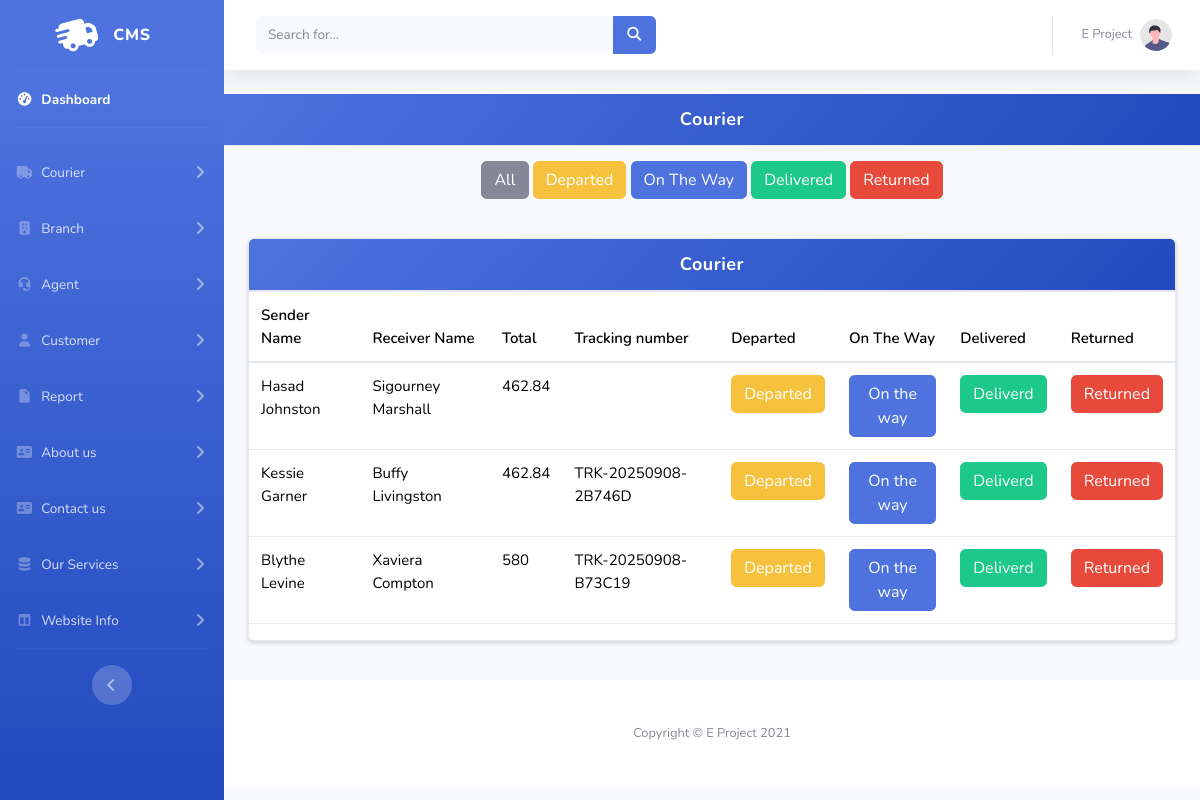
/Admin/ShowCourier.php (signed in), run on an earlier commit of the app's database.
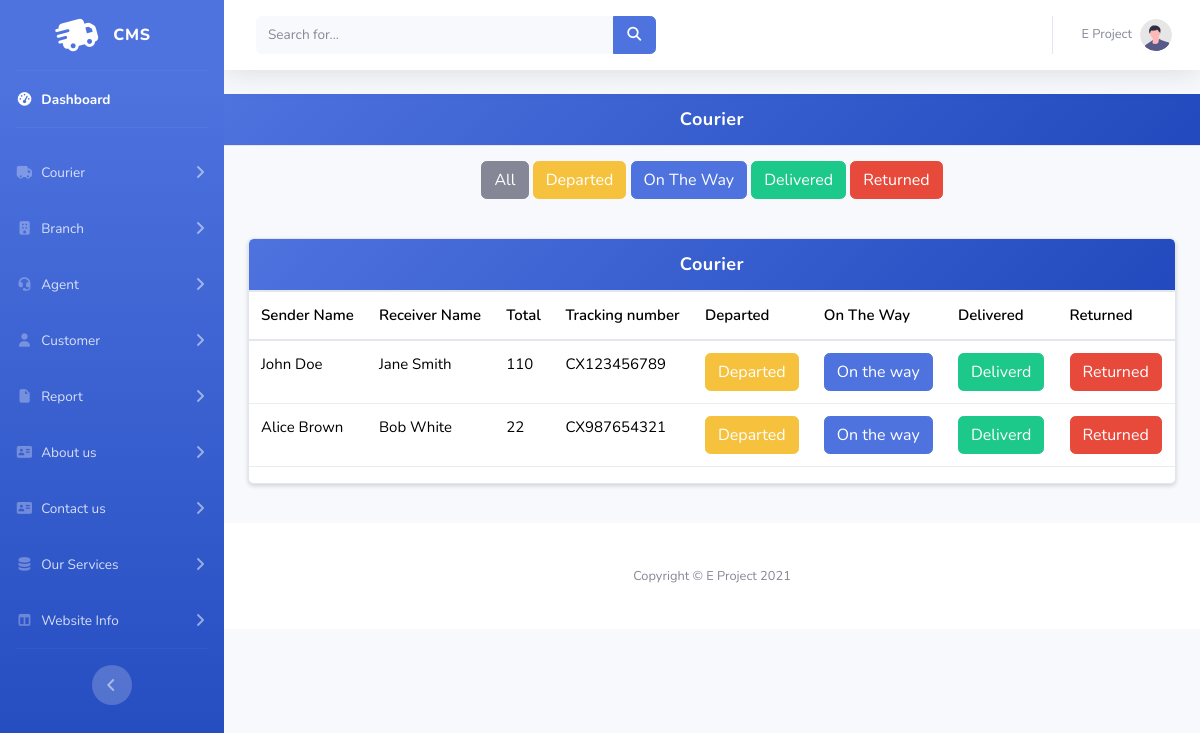
And on a later commit of the database.
### tables this page shows
CREATE TABLE `addcourier` (
  `id` int(11) NOT NULL,
  `sender-name` varchar(100) NOT NULL,
  `sender-email` varchar(100) NOT NULL,
  `sender-phone` varchar(50) NOT NULL,
  `sender-address` varchar(500) NOT NULL,
  `receiver-name` varchar(50) NOT NULL,
  `receiver-email` varchar(50) NOT NULL,
  `receiver-phone` varchar(50) NOT NULL,
  `receiver-address` varchar(500) NOT NULL,
  `parcel-info` varchar(500) NOT NULL,
  `weight` decimal(10,0) NOT NULL,
  `time-record` varchar(11) NOT NULL DEFAULT current_timestamp(),
  `price` int(11) NOT NULL,
  `tax` float NOT NULL,
  `total` float NOT NULL,
  `trackingno` varchar(50) NOT NULL,
  `service-id` int(11) NOT NULL,
  `branch` int(11) NOT NULL,
  `status` varchar(50) NOT NULL DEFAULT 'pending'
);

### Admin/ShowCourier.php (the view, shortened to what this page needs)
<!DOCTYPE html>
<html lang="en">
<head>
</head>
<body>
    <?php
    include_once("navbar.php")
    ?>
    <div class="card-header">
    Courier
</div>
<div style="text-align:center; margin:15px 0;">
    <button class="btn btn-secondary" onclick="filterTable('all')">All</button>
    <button class="btn btn-warning" onclick="filterTable('Departed')">Departed</button>
    <button class="btn btn-primary" onclick="filterTable('On The Way')">On The Way</button>
    <button class="btn btn-success" onclick="filterTable('Delivered')">Delivered</button>
    <button class="btn btn-danger" onclick="filterTable('Returned')">Returned</button>
</div>
<div class="container my-4">
    <div class="card shadow-sm">
        <div class="card-header">
            Courier
        </div>
        <div class="table-responsive">
            <table class="table table-hover align-middle"  id="a">
                <thead>
                    <tr>
                        <th>Sender Name</th>
                        <th>Receiver Name</th>
                        <th>Total</th>
                        <th>Tracking number</th>
                        <th>Departed</th>
                        <th>On The Way</th>
                        <th>Delivered</th>
                        <th>Returned</th>
                    </tr>
                </thead>
                <tbody>
                    <?php
                    $run = mysqli_query($conn, "SELECT * FROM addcourier");
                    if ($run && mysqli_num_rows($run) > 0) {
                        while ($row = mysqli_fetch_array($run)) {
                            ?>
                                <tr data-status="<?php echo $row['status']; ?>">
                                <td><?php echo $row[1]; ?></td>
                                <td><?php echo $row[5]; ?></td>
                                <td><?php echo $row[14]; ?></td>
                                <td><?php echo $row[15]; ?></td>
                                <td><a href="departed.php?id=<?php echo $row['id']; ?>" class="btn btn-warning">Departed</a></td>
                                <td><a href="On the way.php?id=<?php echo $row['id']; ?>" class="btn btn-primary">On the way</a></td>
                                <td><a href="Deliverd.php?id=<?php echo $row['id']; ?>" class="btn btn-success">Deliverd</a></td>
                                <td><a href="Returned.php?id=<?php echo $row['id']; ?>" class="btn btn-danger">Returned</a></td>
                            </tr>
                            <?php
                        }
                    } else {
                        echo '<tr><td colspan="6" class="no-data">No data found</td></tr>';
                    }
                    ?>
</div>
        </div>
    </div>
<?php
    include_once("footer.php")
    ?>
</body>
</html>

### Admin/navbar.php (shortened to what this page needs)
<!DOCTYPE html>
<html lang="en">
<head>
        <link rel="stylesheet" href="https://cdnjs.cloudflare.com/ajax/libs/font-awesome/7.0.0/css/all.min.css" />
        <link href="https://cdn.jsdelivr.net/npm/bootstrap@5.3.7/dist/css/bootstrap.min.css" rel="stylesheet">
    <link href="css/sb-admin-2.min.css" rel="stylesheet">
    <link rel="stylesheet" href="https://cdn.datatables.net/2.3.3/css/dataTables.dataTables.css" />
</head>
<body>
<div id="wrapper">
<ul class="navbar-nav bg-gradient-primary sidebar sidebar-dark accordion" id="accordionSidebar">
    <a class="sidebar-brand d-flex align-items-center justify-content-center" href="index.php">
        <div class="sidebar-brand-icon rotate-n-15">
        <i class="fa-solid fa-truck-fast"></i>
        </div>
        <div class="sidebar-brand-text mx-3">CMS</div>
    </a>
    <hr class="sidebar-divider my-0">
    <li class="nav-item active">
        <a class="nav-link" href="index.php">
            <i class="fas fa-fw fa-tachometer-alt"></i>
            <span>Dashboard</span></a>
    </li>
    <hr class="sidebar-divider">
    <li class="nav-item">
        <a class="nav-link collapsed" href="#" data-toggle="collapse" data-target="#collapseTwo"
            aria-expanded="true" aria-controls="collapseTwo">
            <i class="fa-solid fa-truck"></i>
            <span>Courier</span>
        </a>
    </li>
    <li class="nav-item">
        <a class="nav-link collapsed" href="#" data-toggle="collapse" data-target="#collapseTwo0"
            aria-expanded="true" aria-controls="collapseTwo">
            <i class="fa-solid fa-building"></i>
            <span>Branch</span>
        </a>
    </li>
    <li class="nav-item">
        <a class="nav-link collapsed" href="#" data-toggle="collapse" data-target="#collapseTwo1"
            aria-expanded="true" aria-controls="collapseTwo">
            <i class="fa-solid fa-headset"></i>
            <span>Agent</span>
        </a>
    </li>
    <li class="nav-item">
        <a class="nav-link collapsed" href="#" data-toggle="collapse" data-target="#collapseTwo2"
            aria-expanded="true" aria-controls="collapseTwo">
            <i class="fa-solid fa-user"></i>
            <span>Customer</span>
        </a>
    </li>
    <li class="nav-item">
        <a class="nav-link collapsed" href="#" data-toggle="collapse" data-target="#collapseTwo3"
            aria-expanded="true" aria-controls="collapseTwo">
            <i class="fa-solid fa-file"></i>
            <span>Report</span>
        </a>
    </li>
    <li class="nav-item">
        <a class="nav-link collapsed" href="#" data-toggle="collapse" data-target="#collapseTwo4"
            aria-expanded="true" aria-controls="collapseTwo">
            <i class="fa-solid fa-address-card"></i>
            <span>About us</span>
        </a>
    </li>
    <li class="nav-item">
    <a class="nav-link collapsed" href="#collapseTwoContact" data-toggle="collapse" data-target="#collapseTwoContact" aria-expanded="true" aria-controls="collapseTwoContact">
        <i class="fa-solid fa-address-card"></i>
        <span>Contact us</span>
    </a>
</li>
    <li class="nav-item">
        <a class="nav-link collapsed" href="#" data-toggle="collapse" data-target="#collapseTwo5"
            aria-expanded="true" aria-controls="collapseTwo">
            <i class="fa-solid fa-database"></i>
            <span>Our Services</span>
        </a>
    </li>
    <li class="nav-item">
        <a class="nav-link collapsed" href="#" data-toggle="collapse" data-target="#collapseTwo6"
            aria-expanded="true" aria-controls="collapseTwo">
            <i class="fa-solid fa-table-columns"></i>
            <span>Website Info</span>
        </a>
    </li>
    <hr class="sidebar-divider d-none d-md-block">
    <div class="text-center d-none d-md-inline">
        <button class="rounded-circle border-0" id="sidebarToggle"></button>
    </div>
</ul>
<div id="content-wrapper" class="d-flex flex-column">
    <div id="content">
        <nav class="navbar navbar-expand navbar-light bg-white topbar mb-4 static-top shadow">
            <form
                class="d-none d-sm-inline-block form-inline mr-auto ml-md-3 my-2 my-md-0 mw-100 navbar-search">
                <div class="input-group">
                    <input type="text" class="form-control bg-light border-0 small" placeholder="Search for..."
                        aria-label="Search" aria-describedby="basic-addon2">
                    <div class="input-group-append">
                        <button class="btn btn-primary" type="button">
                            <i class="fas fa-search fa-sm"></i>
                        </button>
                    </div>
                </div>
            </form>
            <ul class="navbar-nav ml-auto">
                <li class="nav-item dropdown no-arrow">
                    <a class="nav-link dropdown-toggle" href="#" id="userDropdown" role="button"
                        data-toggle="dropdown" aria-haspopup="true" aria-expanded="false">
                        <span class="mr-2 d-none d-lg-inline text-gray-600 small">E Project</span>
                        <img class="img-profile rounded-circle"
                            src="img/undraw_profile.svg">
                    </a>
                </li>
            </ul>
        </nav>
</body>
</html>

### Admin/footer.php (shortened to what this page needs)
<footer class="sticky-footer bg-white">
      <div class="container my-auto">
          <div class="copyright text-center my-auto">
              <span>Copyright &copy; E Project 2021</span>
          </div>
      </div>
  </footer>

### Admin/ShowCourier.php (style rules this page uses)
body { margin: 0; font-family: "Segoe UI", Tahoma, Geneva, Verdana, sans-serif; background: #f5f7fa; color: #333; }
.container { max-width: 1200px; margin: 30px auto; padding: 15px; }
.card { background: #fff; border-radius: 10px; overflow: hidden; box-shadow: 0 4px 15px rgba(0, 0, 0, 0.08); }
.card-header { background: linear-gradient(135deg, #4e73df, #224abe); color: white !important; text-align: center; padding: 15px 20px; font-size: 18px; font-weight: bold; letter-spacing: 0.5px; }
.table { width: 100%; border-collapse: collapse; font-size: 15px; }
.table thead { background: #f1f3f6; }
.table th { text-align: left; padding: 12px 15px; font-weight: 600; color: #444; border-bottom: 2px solid #e0e6ed; }
.table td { padding: 12px 15px; border-bottom: 1px solid #e9edf3; transition: background 0.2s ease; }
.btn { padding: 6px 14px; font-size: 14px; border: none; border-radius: 6px; cursor: pointer; transition: all 0.2s ease; }
.btn-warning { background: #f6c23e; color: #fff; }
.btn-danger { background: #e74a3b; color: #fff; }
.btn-secondary { background: #858796; color: #fff; }
.btn-primary { background: #4e73df; color: #fff; }

What changed in the data, as far as the page shows it:
removed addcourier: value "Hasad Johnston", value "Sigourney Marshall", total "462.84"
removed addcourier: value "Kessie Garner", value "Buffy Livingston", total "462.84", trackingno "TRK-20250908-2B746D"
removed addcourier: value "Blythe Levine", value "Xaviera Compton", total "580", trackingno "TRK-20250908-B73C19"
added addcourier: value "John Doe", value "Jane Smith", total "110", trackingno "CX123456789"
added addcourier: value "Alice Brown", value "Bob White", total "22", trackingno "CX987654321"
